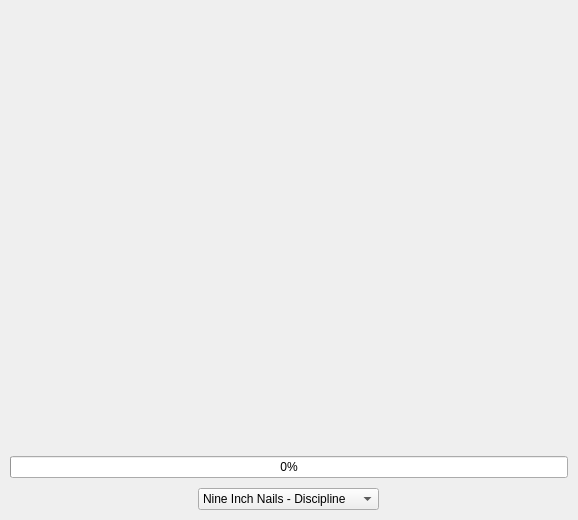
<?xml version="1.0" encoding="UTF-8"?>
<ui version="4.0">
 <class>tribeInstallation</class>
 <widget class="QWidget" name="tribeInstallation">
  <property name="geometry">
   <rect>
    <x>0</x>
    <y>0</y>
    <width>578</width>
    <height>520</height>
   </rect>
  </property>
  <property name="windowTitle">
   <string>Tribe Installation</string>
  </property>
  <layout class="QVBoxLayout" name="verticalLayout">
   <property name="spacing">
    <number>10</number>
   </property>
   <property name="margin">
    <number>10</number>
   </property>
   <item>
    <spacer name="verticalSpacer_2">
     <property name="orientation">
      <enum>Qt::Vertical</enum>
     </property>
     <property name="sizeHint" stdset="0">
      <size>
       <width>20</width>
       <height>40</height>
      </size>
     </property>
    </spacer>
   </item>
   <item>
    <widget class="QLabel" name="imageHolder">
     <property name="text">
      <string/>
     </property>
     <property name="alignment">
      <set>Qt::AlignCenter</set>
     </property>
    </widget>
   </item>
   <item>
    <spacer name="verticalSpacer">
     <property name="orientation">
      <enum>Qt::Vertical</enum>
     </property>
     <property name="sizeHint" stdset="0">
      <size>
       <width>20</width>
       <height>40</height>
      </size>
     </property>
    </spacer>
   </item>
   <item>
    <widget class="QLabel" name="statusLabel">
     <property name="text">
      <string/>
     </property>
     <property name="alignment">
      <set>Qt::AlignCenter</set>
     </property>
    </widget>
   </item>
   <item>
    <widget class="QProgressBar" name="progressBar">
     <property name="value">
      <number>0</number>
     </property>
    </widget>
   </item>
   <item>
    <layout class="QGridLayout" name="gridLayout">
     <item row="0" column="0">
      <widget class="QComboBox" name="comboBox">
       <property name="sizePolicy">
        <sizepolicy hsizetype="Fixed" vsizetype="Fixed">
         <horstretch>0</horstretch>
         <verstretch>0</verstretch>
        </sizepolicy>
       </property>
       <item>
        <property name="text">
         <string>Nine Inch Nails - Discipline</string>
        </property>
       </item>
       <item>
        <property name="text">
         <string>Severed Fifth - War</string>
        </property>
       </item>
       <item>
        <property name="text">
         <string>Dunkelstern - Out of the box</string>
        </property>
       </item>
      </widget>
     </item>
    </layout>
   </item>
  </layout>
 </widget>
 <resources>
  <include location="tribe.qrc"/>
 </resources>
 <connections/>
</ui>
